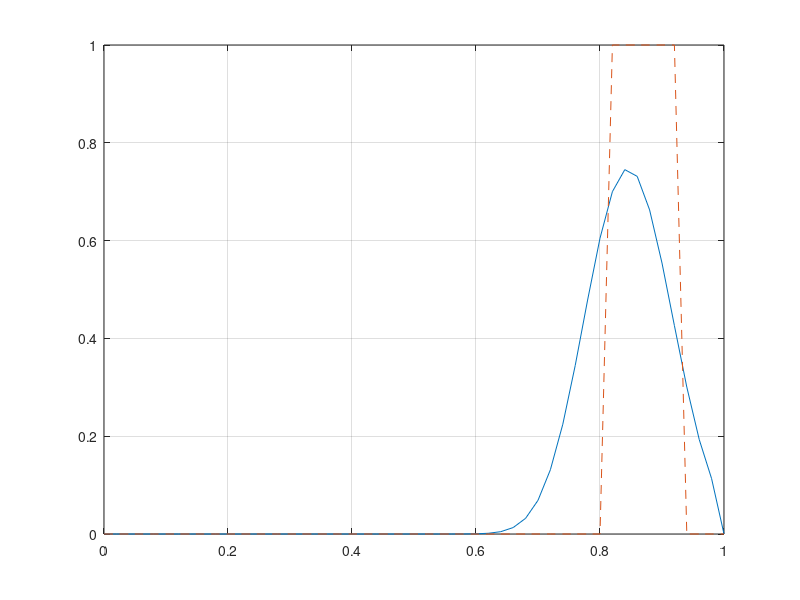

The MATLAB source for this figure:
%upwind method
%input
deltaX=0.02;t=1;
%exact solution
y=@(x,t)x-t./(1+x.^2);
%function
deltaT=deltaX;
mu=deltaT./deltaX;
a=@(x,t)(1+x^2)/(1+2*x*t+2*x^2+x^4);
%x
N=round(t./deltaT);
%t
M=round(1./deltaX)+1;
U=zeros(N,M);
for i=1:M
    if (i/M>=0.2)&&(i/M<=0.4)
        U(1,i)=1;
    end
end
for j=2:N
    for i=2:(M-1)
        %a for U(j,i) or for U(j-1,i)?
        if a(i.*deltaX,(j-1).*deltaT)<0
            U(j,i)=U(j-1,i)-a(i.*deltaX,(j-1).*deltaT).*mu.*(U(j-1,i+1)-U(j-1,i));
        else
            U(j,i)=U(j-1,i)-a(i.*deltaX,(j-1).*deltaT).*mu.*(U(j-1,i)-U(j-1,i-1));
        end
    end
end
xx=0:deltaX:1;
plot(xx,U(N,:))
hold on;
yy=y(xx,N*deltaT);
U_exact=zeros(1,M);
for k=1:M
    if (yy(k)>=0.2)&&(yy(k)<=0.4)
        U_exact(k)=1;
    end
end
plot(xx,U_exact,'--')
grid on;